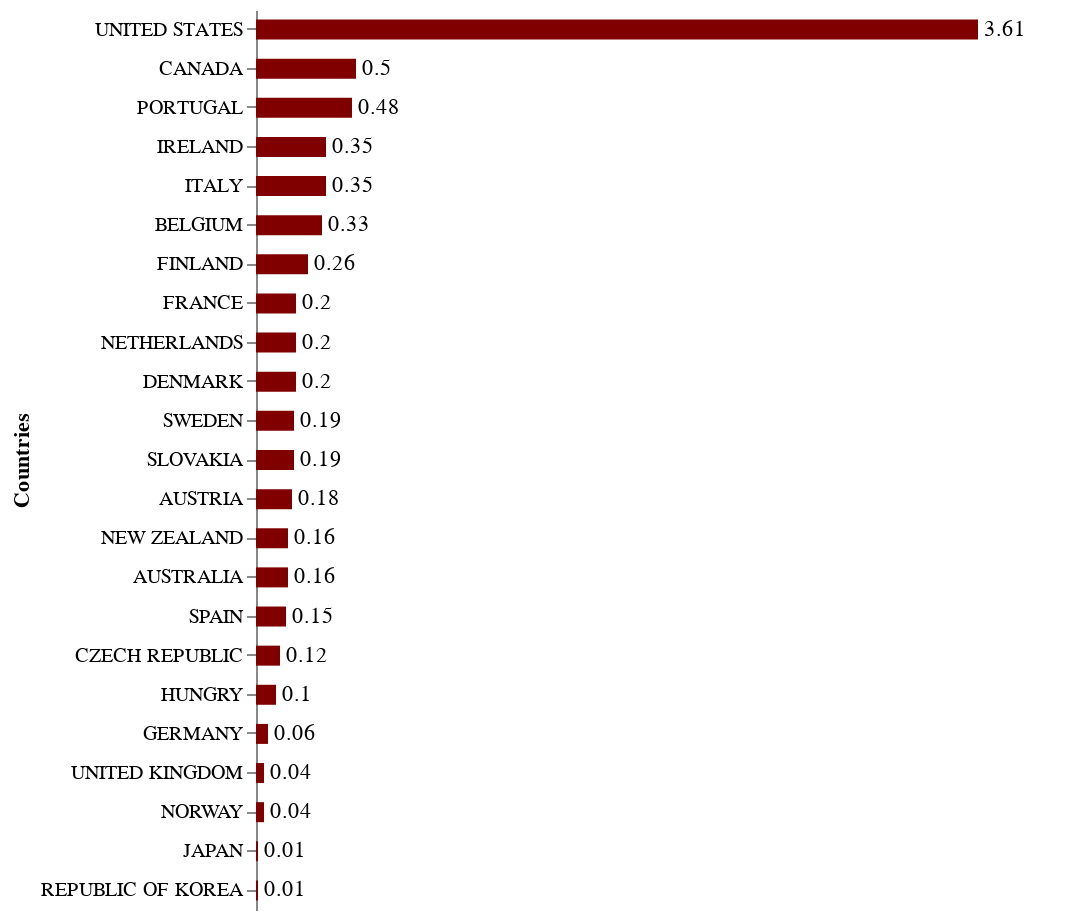

Notebook code for this chart:
### Code cell
alt.renderers.set_embed_options(theme='default')

bars = alt.Chart(df).mark_bar(color='maroon',size=10).encode(
    x=alt.X('Murders:Q',axis=None),
    y=alt.Y("Countries:O",sort=alt.EncodingSortField(
                            field='Murders',
                            order='descending'))
)

text = bars.mark_text(
    align='left',
    baseline='middle',
    dx=3  # Nudges text to right so it doesn't appear on top of the bar
).encode(
    text='Murders:Q'
)

alt.layer(bars + text).configure_axis(
                    grid=False
                    ).configure_view(
                    strokeWidth=0,
                    #strokeOpacity=0,
                    ).properties(height=450)

# BAH! Cannot make y axis disappear!

### Figure 1 — Vega-Lite specification as saved in the notebook (floating-point values rounded to 4 significant figures)
{"$schema": "https://vega.github.io/schema/vega-lite/v3.3.0.json", "config": {"axis": {"grid": false}, "mark": {"tooltip": null}, "view": {"height": 300, "strokeWidth": 0, "width": 400}}, "data": {"name": "data-4a23f5212df37089427c47845a3a00a6"}, "datasets": {"data-4a23f5212df37089427c47845a3a00a6": [{"Countries": "UNITED STATES", "Murders": 3.61}, {"Countries": "CANADA", "Murders": 0.5}, {"Countries": "PORTUGAL", "Murders": 0.48}, {"Countries": "IRELAND", "Murders": 0.35}, {"Countries": "ITALY", "Murders": 0.35}, {"Countries": "BELGIUM", "Murders": 0.33}, {"Countries": "FINLAND", "Murders": 0.26}, {"Countries": "FRANCE", "Murders": 0.2}, {"Countries": "NETHERLANDS", "Murders": 0.2}, {"Countries": "DENMARK", "Murders": 0.2}, {"Countries": "SWEDEN", "Murders": 0.19}, {"Countries": "SLOVAKIA", "Murders": 0.19}, {"Countries": "AUSTRIA", "Murders": 0.18}, {"Countries": "NEW ZEALAND", "Murders": 0.16}, {"Countries": "AUSTRALIA", "Murders": 0.16}, {"Countries": "SPAIN", "Murders": 0.15}, {"Countries": "CZECH REPUBLIC", "Murders": 0.12}, {"Countries": "HUNGRY", "Murders": 0.1}, {"Countries": "GERMANY", "Murders": 0.06}, {"Countries": "UNITED KINGDOM", "Murders": 0.04}, {"Countries": "NORWAY", "Murders": 0.04}, {"Countries": "JAPAN", "Murders": 0.01}, {"Countries": "REPUBLIC OF KOREA", "Murders": 0.01}]}, "height": 450, "layer": [{"layer": [{"encoding": {"x": {"axis": null, "field": "Murders", "type": "quantitative"}, "y": {"field": "Countries", "sort": {"field": "Murders", "order": "descending"}, "type": "ordinal"}}, "mark": {"color": "maroon", "size": 10, "type": "bar"}}, {"encoding": {"text": {"field": "Murders", "type": "quantitative"}, "x": {"axis": null, "field": "Murders", "type": "quantitative"}, "y": {"field": "Countries", "sort": {"field": "Murders", "order": "descending"}, "type": "ordinal"}}, "mark": {"align": "left", "baseline": "middle", "dx": 3, "type": "text"}}]}]}
